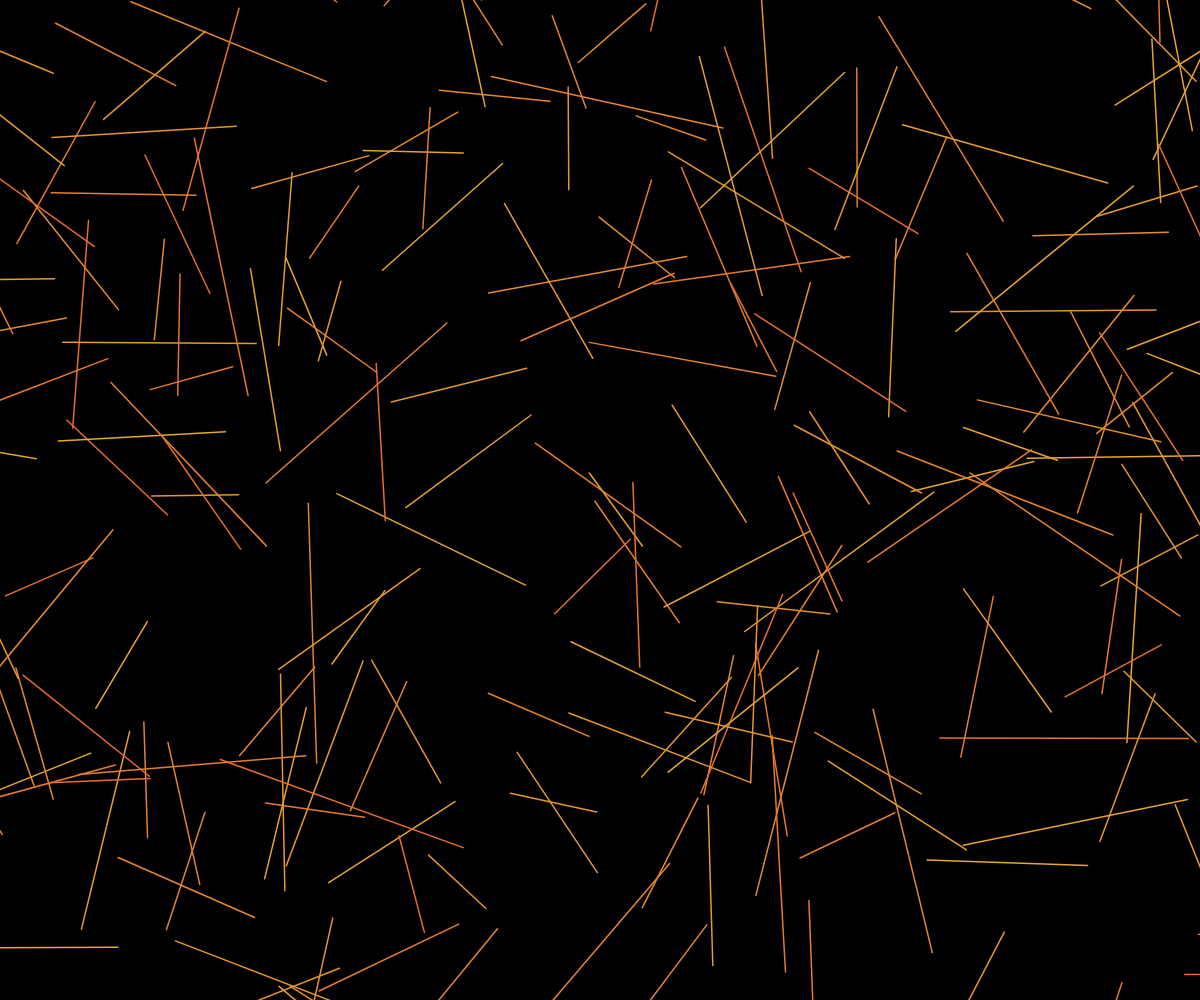
Frame 1 (no input)
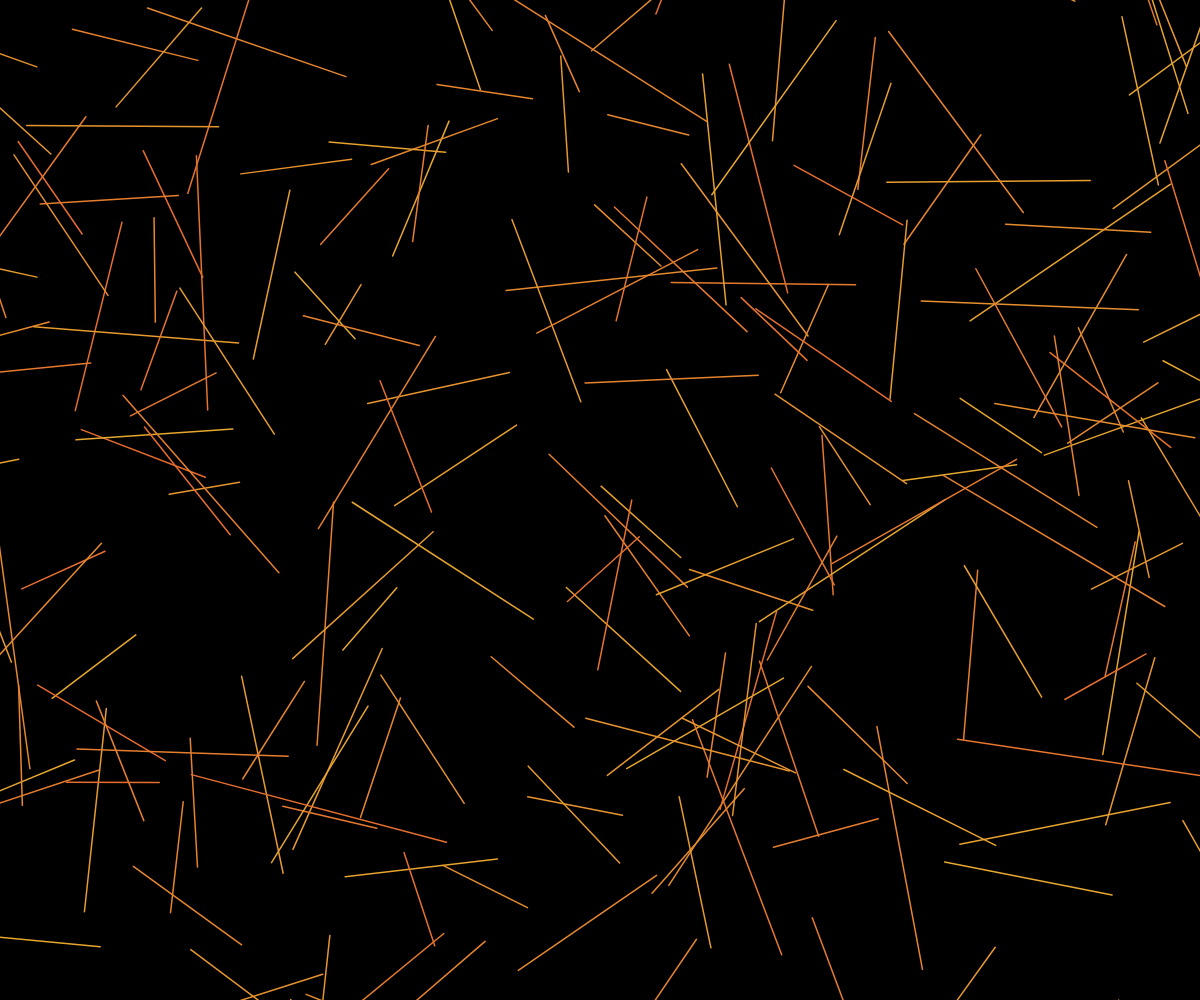
Frame 60 (no input)
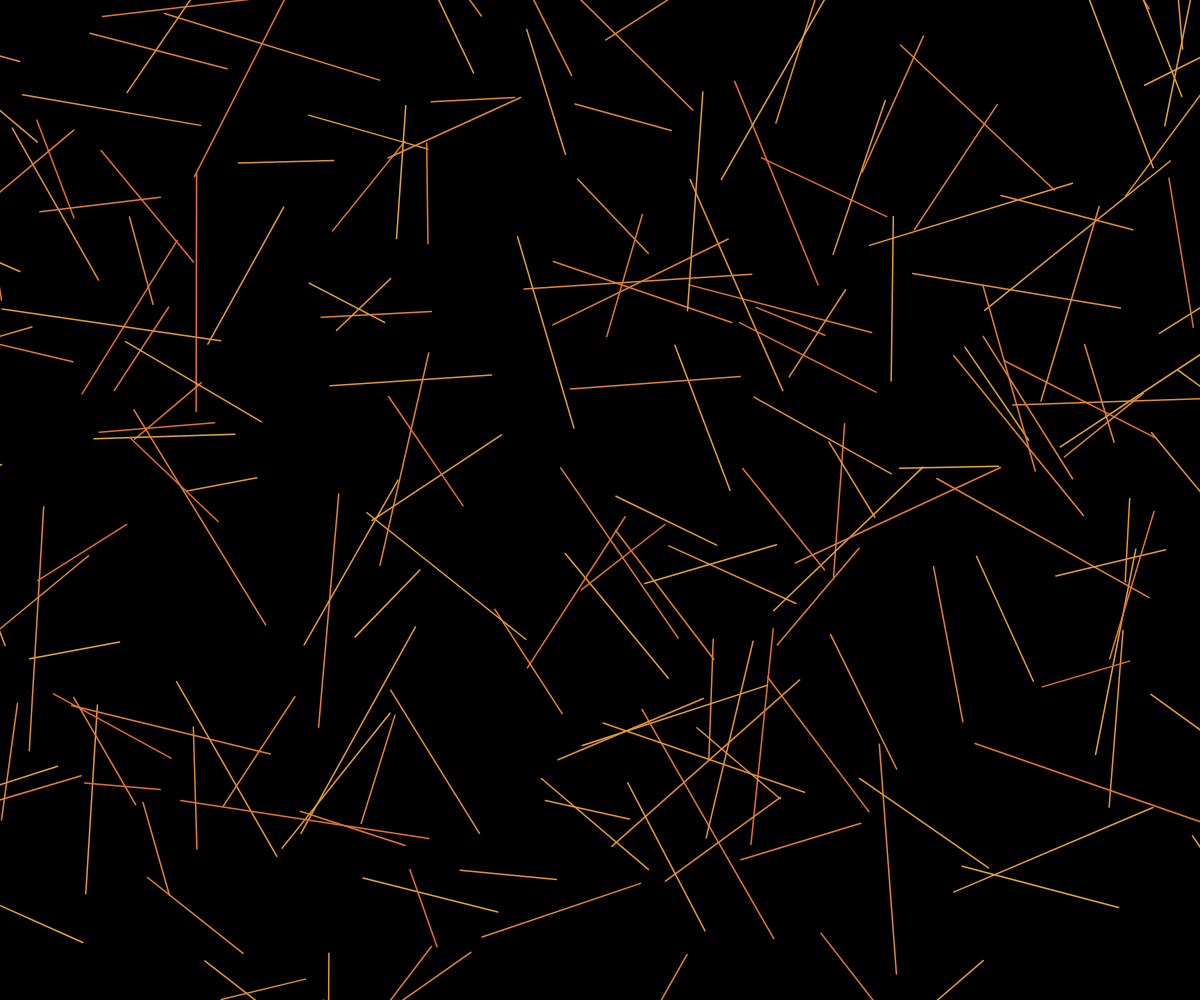
Frame 120 (the mouse pressed at the canvas centre since frame 60)

The p5.js sketch that drew these frames (run headless with seeded random() and noise() and a simulated clock; from frame 60 on, the mouse is pressed at the canvas centre):

// p5.js sketch
// ── sketch.js
let lines = [];
const numLines = 200;
let time = 0;

function setup() {
  createCanvas(windowWidth, windowHeight);
  colorMode(HSB, 360, 100, 100, 1);
  
  // Initialize lines with random positions and angles
  for (let i = 0; i < numLines; i++) {
    lines.push({
      x: random(width),
      y: random(height),
      angle: random(TWO_PI),
      length: random(80, 250),
      speed: random(0.001, 0.008),
      hue: random(20, 40) // Warm orange tone
    });
  }
}

function draw() {
  background(0, 0, 0);
  
  time += 0.01;
  
  // Draw lines with dynamic positions and angles
  for (let i = 0; i < lines.length; i++) {
    let lineObj = lines[i];
    
    // Update angle based on time and noise
    lineObj.angle += lineObj.speed * sin(time + i * 0.1);
    
    // Calculate end point of the line
    let endX = lineObj.x + cos(lineObj.angle) * lineObj.length;
    let endY = lineObj.y + sin(lineObj.angle) * lineObj.length;
    
    // Draw the line with contrast
    stroke(lineObj.hue, 80, 90);
    strokeWeight(1.5);
    noFill();
    
    // Add some subtle pulsing to the line length
    let pulse = sin(time * 2 + i) * 15;
    let currentLength = lineObj.length + pulse;
    endX = lineObj.x + cos(lineObj.angle) * currentLength;
    endY = lineObj.y + sin(lineObj.angle) * currentLength;
    
    // Draw the line
    line(lineObj.x, lineObj.y, endX, endY);
    
    // Move the line's starting point
    lineObj.x += cos(lineObj.angle) * 0.3;
    lineObj.y += sin(lineObj.angle) * 0.3;
    
    // Wrap around screen edges
    if (lineObj.x > width + 100) lineObj.x = -100;
    else if (lineObj.x < -100) lineObj.x = width + 100;
    if (lineObj.y > height + 100) lineObj.y = -100;
    else if (lineObj.y < -100) lineObj.y = height + 100;
  }
}

function windowResized() {
  resizeCanvas(windowWidth, windowHeight);
}
